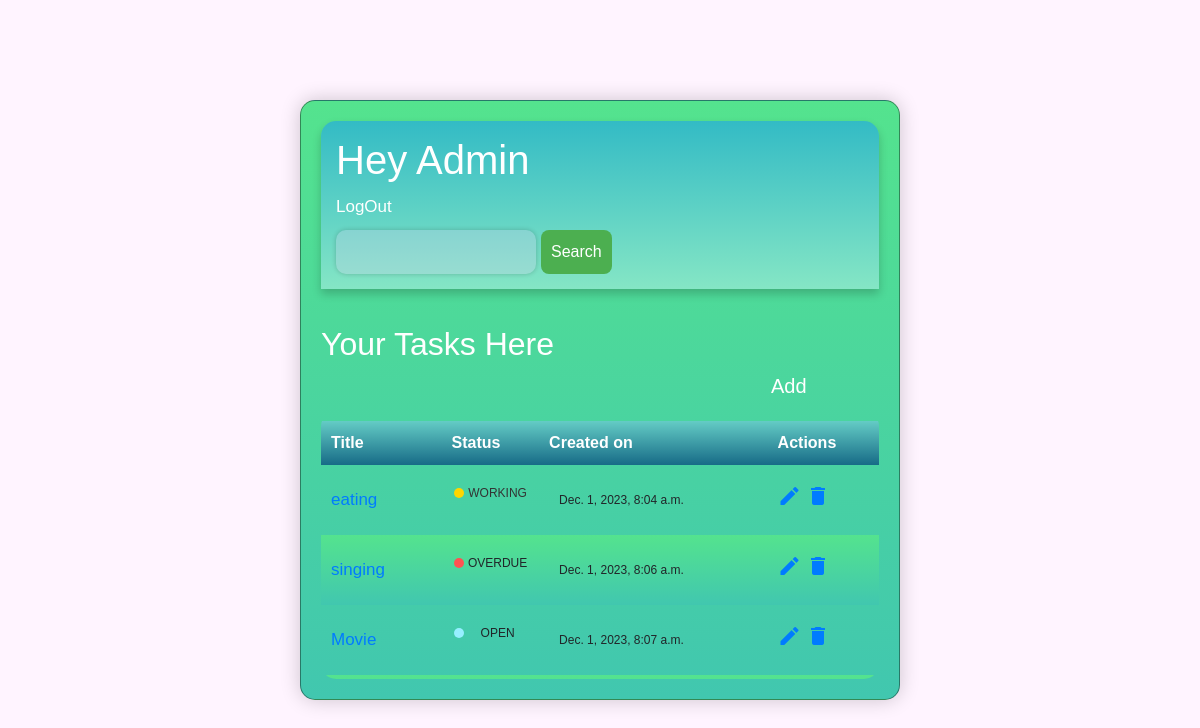
The app's page / (signed in) with its own data.
### TodoApp/models.py (models this page shows, shortened)
class Task(models.Model):
    user = models.ForeignKey(User, on_delete=models.CASCADE, null=True, blank=True)
    timestamp = models.DateTimeField(auto_now_add=True)
    title = models.CharField(max_length=100)
    description = models.TextField(max_length=1000)
    due_date = models.DateField(null=True, blank=True)
    tags = models.CharField(max_length=200, default='', blank=True)
    STATUS_CHOICES = [
        ('OPEN', 'Open'),
        ('WORKING', 'Working'),
        ('DONE', 'Done'),
        ('OVERDUE', 'Overdue'),
    ]
    status = models.CharField(max_length=20, choices=STATUS_CHOICES, default='OPEN', blank=False)
    objects = TaskManager()

### TodoApp/views.py (the view)
# urls.py: path('', TaskListView.as_view(), name="tasks"),
class TaskListView(LoginRequiredMixin, ListView):
    model = Task
    context_object_name = 'tasks'
    def get_queryset(self):
        return Task.objects.filter(user=self.request.user)
    def get_context_data(self, **kwargs):
        context = super().get_context_data(**kwargs)
        search_input = self.request.GET.get('search-area') or ''
        if search_input:
            context['tasks'] = context['tasks'].filter(title__startswith=search_input)
        context['search_input'] = search_input
        return context

### TodoApp/templates/TodoApp/task_list.html (shortened to what this page needs)
{% extends 'TodoApp/main.html' %}
{% block content %}
    {% if request.user.is_authenticated %}
        <div class="flexbox">
            <div class="header-bar">
                <h1>Hey {{ request.user }}</h1>
                <a href="{% url 'logout' %}">LogOut</a>
                <form method="get">
                <input type="text" name="search-area" value="{{ search_input }}">
                <input type="submit" value="Search">
            </form>
            </div>
            <div class="task">
                <h2>Your Tasks Here</h2>
                <a class="create-button" href="{% url 'task-create' %}">Add</a>
            </div>
            <div class="task-table">
                <table>
                    <thead>
                        <tr>
                            <th>Title</th>
                            <th>Status</th>
                            <th>Created on</th>
                            <th>Actions</th>
                        </tr>
                    </thead>
                    <tbody>
                        {% for task in tasks %}
                            <tr>
                                <td>
                                    <a class="task-view" href="{% url 'task' task.id %}">{{ task.title }}</a>
                                </td>
                                <td class="status-container">
                                    {% if task.status == 'OVERDUE' %}
                                        <p class="status-overdue"><sup>{{ task.status }}</sup></p>
                                    {% elif task.status == 'DONE' %}
                                    <p class="status-completed"><sup>{{ task.status }}</sup></p>
                                    {% elif task.status == 'WORKING' %}
                                    <p class="status-processing"><sup>{{ task.status }}</sup></p>
                                    {% else%}
                                    <p class="status-open"><sup>{{ task.status }}</sup></p>
                                    {% endif %}
                                </td>
                                <td>
                                    <p class="time">{{ task.timestamp }}</p>
                                </td>
                                <td>
                                    <a href="{% url 'task-update' task.id %}"><i class="material-icons">&#xe3c9;</i></a>
                                    <a href="{% url 'task-delete' task.id %}"><i class="material-icons">&#xe872;</i></a>
                                </td>
                            </tr>
                        {% empty %}
                            <tr>
                                <td colspan="4"><h3>No items</h3></td>
                            </tr>
                        {% endfor %}
                    </tbody>
                </table>
            </div>
        </div>
    {% else %}
        <a href="{% url 'login' %}">Login</a>
    {% endif %}
{% endblock content %}

### TodoApp/templates/TodoApp/main.html (shortened to what this page needs)
<!DOCTYPE html>
<html lang="en">
<head>
    <link href="https://stackpath.bootstrapcdn.com/bootstrap/4.5.2/css/bootstrap.min.css" rel="stylesheet">
</head>
<body>
    {% block content%}
    {% endblock content%}
</body>
</html>

### TodoApp/templates/TodoApp/main.html (style rules this page uses)
body { font-family: 'Arial', sans-serif; background-color: rgba(255, 200, 255, 0.2); margin: 0; padding: 0; height: 100vh; display: flex; align-items: center; justify-content: center; }
.flexbox { display: flex; flex-direction: column; padding: 20px; background: linear-gradient(to bottom, #54E38E, #41C7AF); border: 1px solid rgba(0, 0, 0, 0.4); border-radius: 15px; box-shadow: 0px 0px 20px rgba(0, 0, 0, 0.2); width: 600px; height: 600px; }
.header-bar { background: linear-gradient(to bottom, #33BBC5, #85E6C5); color: #fff; padding: 15px; width: 100%; border-top-left-radius: 15px; border-top-right-radius: 15px; box-shadow: 0px 5px 10px rgba(0, 0, 0, 0.2); margin-bottom: 3px; }
.header-bar h1 { margin: 0; margin-bottom: 10px; }
.header-bar a { color: #fff; text-decoration: none; margin-left: auto; }
.header-bar form { margin-top: 10px; display: flex; }
.header-bar input[type="text"] { padding: 10px; color: white; margin-right: 5px; width: 200px; background-color: rgba(255, 200, 255, 0.2); border-radius: 10px; border: none; box-shadow: 0px 0px 5px rgba(0, 0, 0, 0.2); }
.task { margin-top: 0px; }
.task h2 { color: white; }
.header-bar input[type="submit"] { padding: 10px; background-color: #4CAF50; color: white; border: none; border-radius: 8px; cursor: pointer; }
.task-table { margin-top: 10px; border-radius: 15px; overflow: auto; max-height: 400px; }
table { width: 100%; border-collapse: collapse; margin-top: 10px; }
.create-button { color: #fff; text-decoration: none; margin-left: 450px; font-size: 20px; }
table, th, td { border: 0px solid #ddd; }
th, td { padding: 10px; text-align: left; }
th { background: linear-gradient(to bottom, #64CCC5, #176B87); color: #fff; }
tr:nth-child(even) { background: linear-gradient(to bottom, #54E38E, #41C7AF); }
a { color: #007BFF; font-size:17px; text-decoration: none; transition: color 0.3s ease-in-out; }
.time { margin-left:10px; margin-top:0px; font-size:12px; }
.status-overdue, .status-completed, .status-processing, .status-open { border-radius: 50%; width: 10px; height: 10px; display: inline-flex; margin-left:2px; align-items: center; justify-content: center; }
p { margin-left:5px; }
.status-container { white-space: nowrap; max-width: 100px; }
sup { padding:10px; margin-left:78px; margin-right:0px; margin-top:13px; }
.status-overdue { background-color: #FF5252; }
.status-open { background-color: #96EFFF; }
.status-processing { color: #333; background-color: #FFD600; }
input[type="submit"] { padding: 10px; background-color: #4CAF50; color: white; border: none; border-radius: 8px; cursor: pointer; }
input[type="text"],input[type="password"] ,textarea,select { padding: 10px; color: green; margin-right: 5px; width: 200px; background-color: rgba(255, 200, 255, 0.2); border-radius: 10px; border: none; box-shadow: 0px 0px 5px rgba(0, 0, 0, 0.2); }

### records on screen
Task: title "eating", status "WORKING", timestamp "Dec. 1, 2023, 8:04 a.m."
Task: title "singing", status "OVERDUE", timestamp "Dec. 1, 2023, 8:06 a.m."
Task: title "Movie", status "OPEN", timestamp "Dec. 1, 2023, 8:07 a.m."

### other values on screen
{{ request.user }} "Admin"
